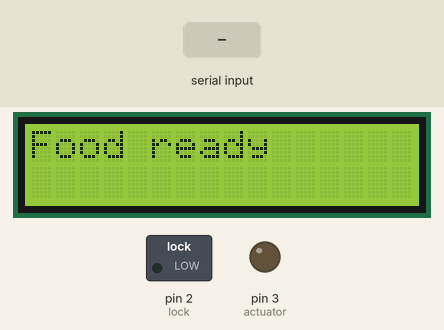
This sketch was run on a simulated Arduino Uno, built with avr-gcc and run on an emulated ATmega328P. Parts: 16×2 character LCD, switched loads named in the sketch (green lamp = pin HIGH), output pins drawn as LEDs (lit = HIGH). Inputs (shaded band) come from the test bench. What the sketch prints to the serial monitor is not drawn.

Above: at 4.2 s.
4.3 s: "open=1234\n" received over Serial
At 5.4 s:
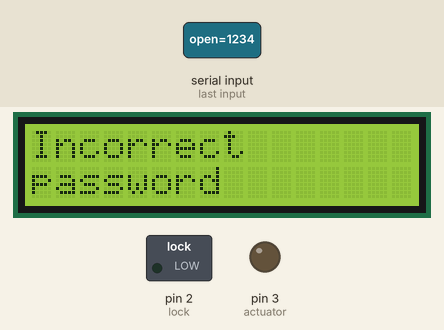
At 7.47 s:
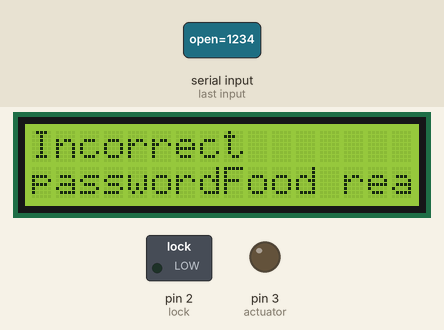
Timing chart, 0 to 9.0 s (numbered marks = the images above; inputs shaded):
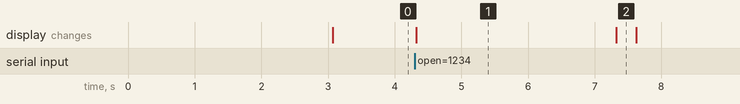

Measured:
- after the input at 4.3 s, the display: changes at once (image 1)
- what the display in image 1 shows lasts 3.0 s, from 4.3 s to 7.3 s

The sketch:

ChowBoxLocker.ino
```cpp
/*
ChowBox locker program:

This program allows the operation of LCD screen, solenoid door lock, and door actuator. It receives user input from
a bluetooth controller app and allows the locker to be opened.

Quick specs of locker box:

-12volt connected items
battery pack(10 AA batteries)
door actuator
solenoid door lock
led light
temperature display in celsius
temperature controller in celsius
2 flat heating elements

-5volt connected items
battery pack(5 AAA batteries)
Arduino Uno board
1602 LCD screem
10k potentiometer
HC-05 bluetooth module

Installation of BTcontrol.apk file on an Android compatible device with bluetooth is required for pairing and control
of the HC-05 bluetooth module. The app has a password input field along with two buttons below it with the commands
of "open door" and "close door". The user must input the correct password along with pushing the "open door" button
in order for the locker to open. The "close door" button command is not used since the door can only be closed by hand.
But it allows locker customization if a linear actuator were to be used instead. When the door is commanded open the
app sends a string which contains a command + "=" + password example: "open=1234"  where "open" is the command "=" is
the separator and "1234" is the password. This program will then handle the input and determine what action to perform.

*/
#include <LiquidCrystal.h>
LiquidCrystal lcd(7, 8, 9, 10, 11, 12); // LCD pin assignments
String input = ""; // Input received from the bluetooth controller app
String command = ""; // Command to open door(or close door if a linear actuator is used)
String value = ""; // Password receieved from user
String password = "7219";  // 4 digit password to open door
String message = "Food ready"; // Initial message for LCD screen
boolean inputComplete = false;
int lock = 2; // Pin number for lock wire
int actuator = 3; // Pin number for actuator wire

void setup() {
  // Start serial connection
  Serial.begin(9600); // Baud rate for HC-05 bluetooth transceiver module
  pinMode(lock, OUTPUT);
  pinMode(actuator, OUTPUT);
  // Initialize 1602 LCD with 16 columns and 2 rows
  lcd.begin(16, 2);
  lcd.print("Initializing");
  delay(3000);
  lcd.clear();
  lcd.print(message);
}

void loop() {
  lcd.clear();
  lcd.print(message);
  if (inputComplete) {
    int index = input.indexOf('=');
    if (index > -1) {
      command = input.substring(0, index); // Command to open door(or close door if a linear actuator is used)
      value = input.substring(index + 1, input.length() - 1);
      if (password.equals(value) && (command == "OPEN")) { // Send thank you message and open door
        lcd.clear();
        lcd.print("Thank you");
        delay(300);
        openDoor();
        Serial.println("Door open"); // Send message back to mobile device
        delay(3000);
        message = "Box available";
      } else { // Send an incorrect password message
        Serial.println(" Incorrect password");
        lcd.clear();
        lcd.print("Incorrect");
        lcd.setCursor(0, 1);
        lcd.print("password");
        delay(3000);
        lcd.print(message);
      }
    }
    // Clear input for next loop
    input = "";
    inputComplete = false;
  }
}

void serialEvent() {
  while (Serial.available()) { // Read each character from serial to create the input
    char character = (char)Serial.read();
    input = input + character;
    // Smartphone app appends a newline character to the end of the sent input which signals end of input
    if (character == '\n' || character == '\r') {
      inputComplete = true;
    }
  }
}

void openDoor() {
  // In order for door to open, lock must be retracted first before actuator can push door open
  digitalWrite(lock, HIGH);
  delay(100);
  digitalWrite(actuator, HIGH);
  delay(500);
  digitalWrite(lock, LOW);
  digitalWrite(actuator, LOW);
}
```
